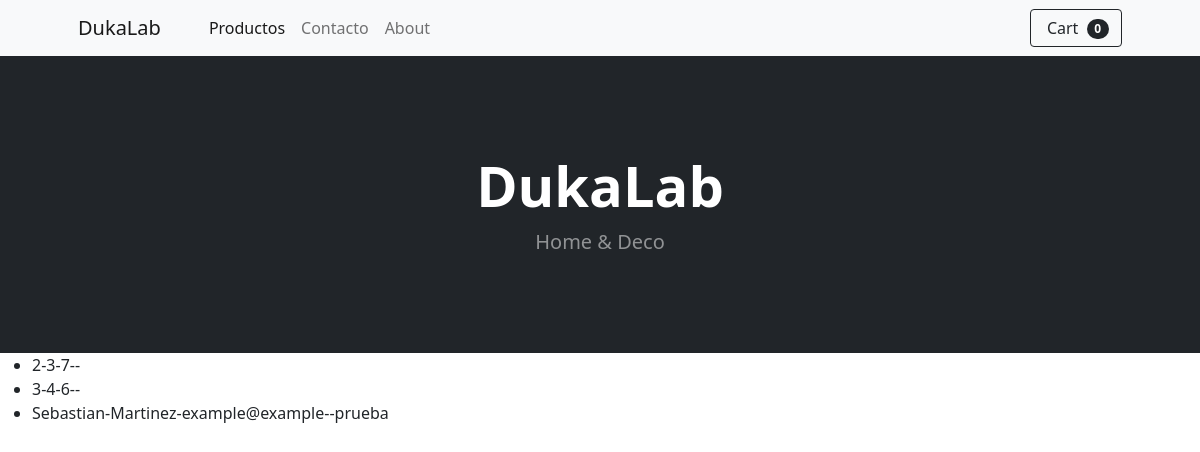
Page /contacto/resultados on the earlier database version.
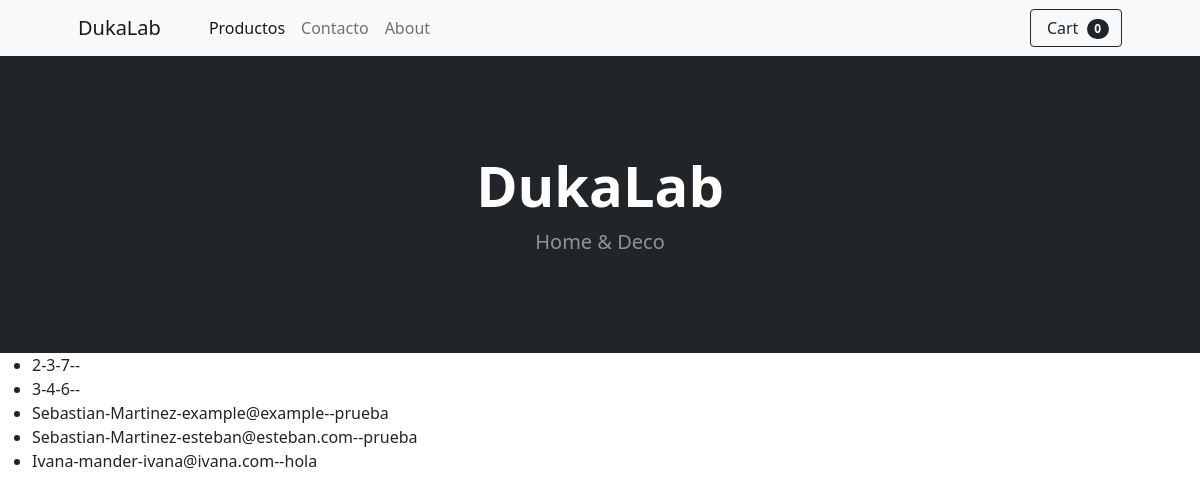
Same page on the later database version.
### app/models.py (models this page shows)
class Contacto(models.Model):
    nombre=models.CharField(max_length=50)
    apellido=models.CharField(max_length=50)
    email=models.EmailField(max_length=50)
    mensaje=models.CharField(max_length=300)

### app/views.py (the view)
# urls.py: path("contacto/resultados", views.resultados_contacto, name="resultados_contacto"),
def resultados_contacto(request):
    contacto=Contacto.objects.all()
    return render(request, "app/resultados_contacto.html", {"contacto":contacto})

### app/templates/app/resultados_contacto.html
{% extends "app/padre.html" %}
{% block contenidoquecambia %}
<ul>
{%for data in contacto%}
<li>{{data.nombre}}-{{data.apellido}}-{{data.email}}--{{data.mensaje}}</li>
{%endfor%}
</ul>
{% endblock %}

Differences in the rows shown:
added Contacto: nombre "Sebastian", apellido "Martinez", email "esteban@esteban.com", mensaje "prueba"
added Contacto: nombre "Ivana", apellido "mander", email "ivana@ivana.com", mensaje "hola"
